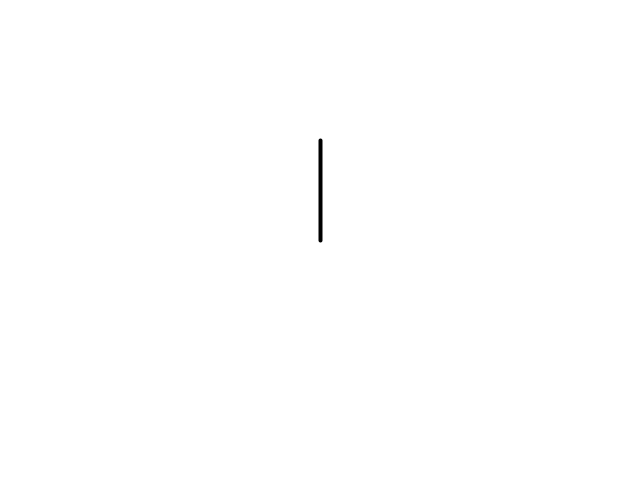
Frame 1 (no input)
Frame 60 (the mouse pressed at the canvas centre just before this capture): identical to frame 1, image omitted
Frame 120 (the mouse held since frame 60 and released just before this capture): identical to frame 1, image omitted

The Processing sketch that drew this single still picture (run headless with seeded random() and noise(); from frame 60 on, the mouse is pressed at the canvas centre):

// Processing sketch: spinning_thing
// ── spinning_thing.pde
PVector location;
PVector dir;

float theta = PI * 1.5;
float r = 100;

void setup() {
  size(640, 480);
  location = new PVector(width / 2, height / 2);
}

void draw() {
  if (keyPressed && (key == CODED)) { // If it’s a coded key
    if (keyCode == LEFT) { // If it’s the left arrow
      theta -= 0.01;
    } else if (keyCode == RIGHT) { // If it’s the right arrow
      theta += 0.01;
    }
  }

  dir = new PVector(r * cos(theta), r * sin(theta));
  background(255);
  strokeWeight(4);
  line(location.x, location.y, location.x + dir.x, location.y + dir.y);
  //theta += 0.01;
}
